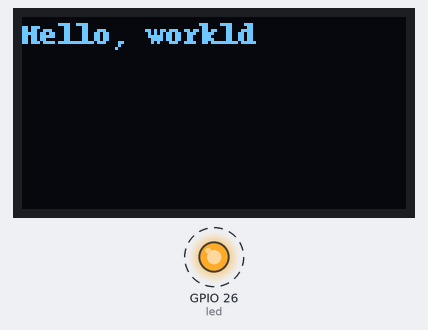
Simulated run of this program. Board: Raspberry Pi (BCM pin numbers). Parts: 128×64 one-colour display, output pins drawn as LEDs (lit = HIGH). Dashed ring = blinking. Threads take turns every 2 ms; library files of the repository ran but are not shown: SSD1306.py; pins used as bus, display or sensor lines are not drawn.

Above: at 0.3 s.
Timing chart, 0 to 130.0 s (numbered marks = the images above):
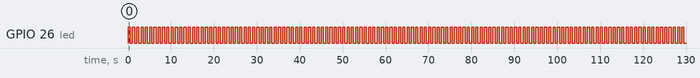

The program:

main.py
```python
#!/usr/bin/python
# -*- coding:utf-8 -*-

import os
import sys
import time
import RPi.GPIO as GPIO
import spidev as SPI
import Pioneer600.Led.led   as LED
import Pioneer600.Oled.oled as OLED
from PIL import Image,ImageDraw,ImageFont
import threading

# Raspberry Pi pin configuration:
LED_GPIO_RED  = 26

OLED_GPIO_RST = 19
OLED_GPIO_DC  = 16
OLED_SPI_BUS  = 0
OLED_SPI_CS   = 0

# 新线程执行的代码:
def blink_loop(*args, **kwargs):
	try:
		delay_ms = 500
		while True:
			GPIO.output(args, GPIO.HIGH)
			time.sleep(delay_ms/1000)
			GPIO.output(args, GPIO.LOW)
			time.sleep(delay_ms/1000)

	except:
		print("except")
		GPIO.output(args, GPIO.HIGH)
		GPIO.cleanup()

def main():
	led = LED.LED(LED_GPIO_RED)
	oled = OLED.OLED(OLED_GPIO_RST, OLED_GPIO_DC, OLED_SPI_BUS, OLED_SPI_CS)

	try:
		led_blink = threading.Thread(target=blink_loop, name='led_blink', args=(LED_GPIO_RED,))
		led_blink.start()

		oled.draw_text(0, 0, 16, 'Hello, workld')

		while True:
			time.sleep(1)

	except:
		print("Except")
		led_blink.join()

if __name__=='__main__':
    main()
```

led.py
```python
#!/usr/bin/python
# -*- coding:utf-8 -*-

import RPi.GPIO as GPIO
import time

class LED(object):
	"""class for LED."""

	def __init__(self, gpio):
		self.gpio = gpio

		GPIO.setwarnings(False)
		GPIO.setmode(GPIO.BCM)
		GPIO.setup(gpio, GPIO.OUT)
```

oled.py
```python
#!/usr/bin/python
# -*- coding:utf-8 -*-

import spidev as SPI
from PIL import Image,ImageDraw,ImageFont
from . import SSD1306

# Raspberry Pi pin configuration:
OLED_GPIO_RST = 19
OLED_GPIO_DC  = 16
OLED_SPI_BUS  = 0
OLED_SPI_CS   = 0

OLED_WIDTH    = 128
OLED_HEIGHT   = 64

class OLED(object):
	"""class for OLED."""

	def __init__(self, gpio_rst=OLED_GPIO_RST, gpio_dc=OLED_GPIO_DC, spi_bus=OLED_SPI_BUS, spi_cs=OLED_SPI_CS):
		self.rst  = gpio_rst
		self.dc   = gpio_dc
		self.spi  = SPI.SpiDev(spi_bus, spi_cs)
		self.disp = SSD1306.SSD1306(gpio_rst, gpio_dc, self.spi)
		self.disp.width  = OLED_WIDTH
		self.disp.height = OLED_HEIGHT

		disp = self.disp
		# Initialize library.
		disp.begin()

		# Clear display.
		disp.clear()
		disp.display()

		# Create blank image for drawing.
		# Make sure to create image with mode '1' for 1-bit color.
		self.image = Image.new('1', (disp.width, disp.height))

		# Get drawing object to draw on image.
		self.draw = ImageDraw.Draw(self.image)

	def draw_rectangle(self, x, y, width, height):
		disp  = self.disp
		draw  = self.draw
		image = self.image

		# Draw a black filled box to clear the image.
		draw.rectangle((x, y, width, height), outline=0, fill=0)

		# Display image.
		disp.image(image)
		disp.display()

	def draw_text(self, x, y, size, text):
		disp  = self.disp
		draw  = self.draw
		image = self.image

		# Load default font.
		font = ImageFont.load_default()

		# Write two lines of text.
		draw.text((x, y), text, font=font, fill=255)

		# Display image.
		disp.image(image)
		disp.display()
```

Measured:
- by itself, GPIO 26 (led): alternates HIGH for 0.50 s and LOW for 0.50 s
